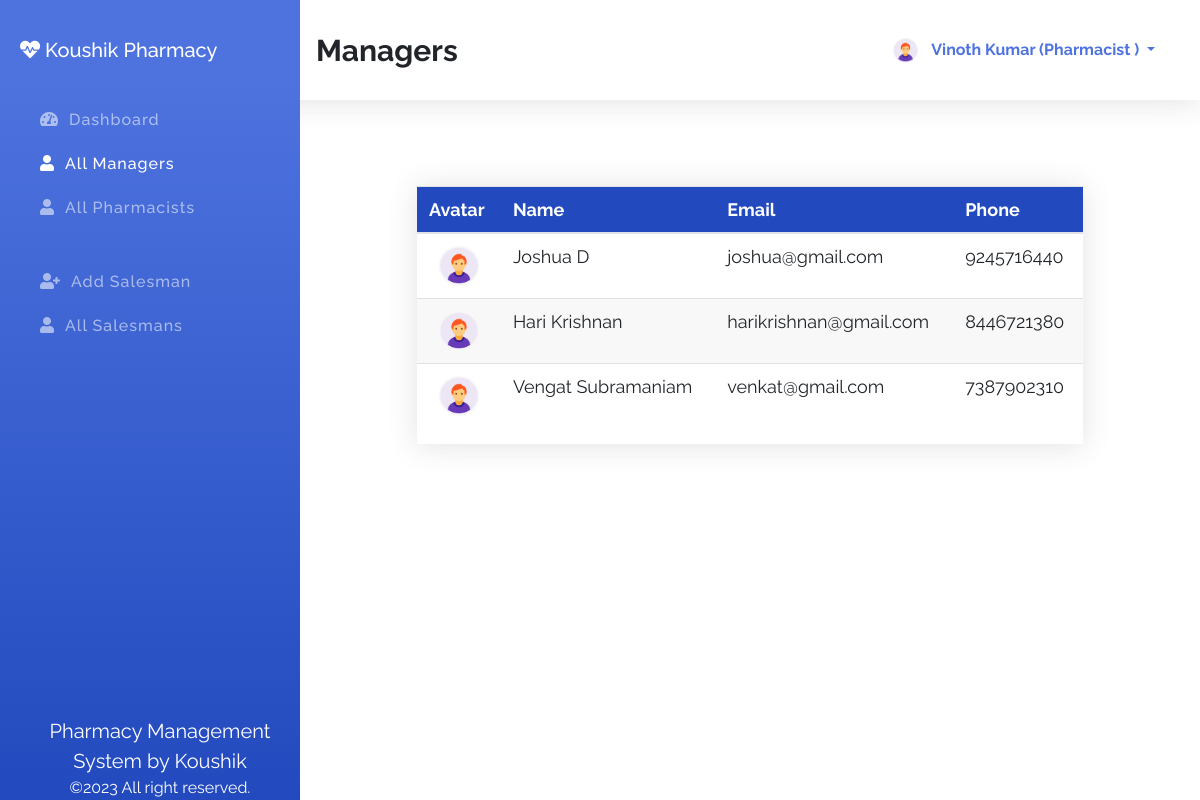
/index.php?id=allManager (signed in), run on the app's committed database.
### tables this page shows
CREATE TABLE `pharmacists` (
  `id` int(11) NOT NULL,
  `fname` varchar(100) NOT NULL,
  `lname` varchar(100) NOT NULL,
  `email` varchar(100) NOT NULL,
  `phone` varchar(100) NOT NULL,
  `password` varchar(100) NOT NULL,
  `role` varchar(100) NOT NULL DEFAULT 'pharmacist',
  `avatar` varchar(255) NOT NULL DEFAULT 'avatar.png'
);

CREATE TABLE `managers` (
  `id` int(11) NOT NULL,
  `fname` varchar(100) NOT NULL,
  `lname` varchar(100) NOT NULL,
  `email` varchar(100) NOT NULL,
  `phone` varchar(100) NOT NULL,
  `password` varchar(100) NOT NULL,
  `role` varchar(100) NOT NULL DEFAULT 'manager',
  `avatar` varchar(255) NOT NULL DEFAULT 'avatar.png'
);

### index.php (the view, shortened to what this page needs)
<?php
    $sessionId = $_SESSION['id'] ?? '';
    $sessionRole = $_SESSION['role'] ?? '';
    $connection = mysqli_connect( DB_HOST, DB_USER, DB_PASSWORD, DB_NAME );
    $id = $_REQUEST['id'] ?? 'dashboard';
    $action = $_REQUEST['action'] ?? '';
?>
<!DOCTYPE html>
<html lang="en">
<head>
    <link rel="stylesheet" href="assets/css/bootstrap.min.css">
    <link rel="stylesheet" href="assets/css/all.min.css">
    <link rel="stylesheet" href="assets/css/style.css">
</head>
<body>
    <section class="topber">
        <div class="topber__title">
            <span class="topber__title--text">
                <?php
                    if ( 'dashboard' == $id ) {
                        echo "DashBoard";
                    } elseif ( 'addManager' == $id ) {
                        echo "Add Manager";
                    } elseif ( 'allManager' == $id ) {
                        echo "Managers";
                    } elseif ( 'addPharmacist' == $id ) {
                        echo "Add Pharmacist";
                    } elseif ( 'allPharmacist' == $id ) {
                        echo "Pharmacists";
                    } elseif ( 'addSalesman' == $id ) {
                        echo "Add Salesman";
                    } elseif ( 'allSalesman' == $id ) {
                        echo "Salesmans";
                    } elseif ( 'userProfile' == $id ) {
                        echo "Your Profile";
                    } elseif ( 'editManager' == $action ) {
                        echo "Edit Manager";
                    } elseif ( 'editPharmacist' == $action ) {
                        echo "Edit Pharmacist";
                    } elseif ( 'editSalesman' == $action ) {
                        echo "Edit Salesman";
                    }
                ?>
            </span>
        </div>
        <div class="topber__profile">
            <?php
                $query = "SELECT fname,lname,role,avatar FROM {$sessionRole}s WHERE id='$sessionId'";
                $result = mysqli_query( $connection, $query );
                if ( $data = mysqli_fetch_assoc( $result ) ) {
                    $fname = $data['fname'];
                    $lname = $data['lname'];
                    $role = $data['role'];
                    $avatar = $data['avatar'];
                ?>
                <img src="assets/img/<?php echo "$avatar"; ?>" height="25" width="25" class="rounded-circle" alt="profile">
                <div class="dropdown">
                    <button class="btn dropdown-toggle" type="button" id="dropdownMenuButton" data-toggle="dropdown" aria-haspopup="true" aria-expanded="false">
                    <?php
                        echo "$fname $lname (" . ucwords( $role ) . " )";
                        }
                    ?>
                    </button>
                </div>
        </div>
    </section>
    <section id="sideber" class="sideber">
        <ul class="sideber__ber">
            <h3 class="sideber__panel"><i id="left" class="fas fa-heartbeat"></i> Koushik Pharmacy</h3>
            <li id="left" class="sideber__item<?php if ( 'dashboard' == $id ) {
                                                  echo " active";
                                              }?>">
                <a href="index.php?id=dashboard"><i id="left" class="fas fa-tachometer-alt"></i>Dashboard</a>
            </li>
            <li id="left" class="sideber__item<?php if ( 'allManager' == $id ) {
    echo " active";
}?>">
                <a href="index.php?id=allManager"><i id="left" class="fas fa-user"></i>All Managers</a>
            </li>
            <li id="left" class="sideber__item<?php if ( 'allPharmacist' == $id ) {
    echo " active";
}?>">
                <a href="index.php?id=allPharmacist"><i id="left" class="fas fa-user"></i>All Pharmacists</a>
            </li>
            <?php if ( 'admin' == $sessionRole || 'manager' == $sessionRole || 'pharmacist' == $sessionRole ) {?>
                <li id="left" class="sideber__item sideber__item--modify<?php if ( 'addSalesman' == $id ) {
                                                                            echo " active";
                                                                        }?>">
                    <a href="index.php?id=addSalesman"><i id="left" class="fas fa-user-plus"></i>Add Salesman</a>
                </li><?php }?>
            <li id="left" class="sideber__item<?php if ( 'allSalesman' == $id ) {
    echo " active";
}?>">
                <a href="index.php?id=allSalesman"><i id="left" class="fas fa-user"></i>All Salesmans</a>
            </li>
        </ul>
        <footer class="text-center"><span>Pharmacy Management System by Koushik</span><br>©2023 All right reserved.</footer>
    </section>
    <section class="main">
        <div class="container">
            <div class="manager">
                <?php if ( 'allManager' == $id ) {?>
                    <div class="allManager">
                        <div class="main__table">
                            <table class="table">
                                <thead>
                                    <tr>
                                        <th scope="col">Avatar</th>
                                        <th scope="col">Name</th>
                                        <th scope="col">Email</th>
                                        <th scope="col">Phone</th>
                                    </tr>
                                </thead>
                                <tbody>
                                    <?php
                                        $getManagers = "SELECT * FROM managers";
                                            $result = mysqli_query( $connection, $getManagers );
                                        while ( $manager = mysqli_fetch_assoc( $result ) ) {?>
                                        <tr>
                                            <td>
                                                <center><img class="rounded-circle" width="40" height="40" src="assets/img/<?php echo $manager['avatar']; ?>" alt=""></center>
                                            </td>
                                            <td><?php printf( "%s %s", $manager['fname'], $manager['lname'] );?></td>
                                            <td><?php printf( "%s", $manager['email'] );?></td>
                                            <td><?php printf( "%s", $manager['phone'] );?></td>
                                        </tr>
                                    <?php }?>
                                </tbody>
                            </table>
                        </div>
                    </div>
                <?php }?>
            </div>
        </div>
    </section>
</body>
</html>

### assets/css/style.css (style rules this page uses)
*, *::before, *::after { margin: 0; padding: 0; -webkit-box-sizing: border-box; box-sizing: border-box; }
body { font-family: "Raleway", sans-serif; }
a { text-decoration: none !important; }
.topber { position: fixed; width: 100%; top: 0; left: 0; padding-left: 300px; right: 0; z-index: 999; -webkit-box-shadow: 0 0.15rem 1.75rem 0 rgba(58, 59, 69, 0.15); box-shadow: 0 0.15rem 1.75rem 0 rgba(58, 59, 69, 0.15); background-color: #fff; }
.topber__title { height: 12.5vh; float: left; display: -webkit-box; display: -ms-flexbox; display: flex; -webkit-box-orient: horizontal; -webkit-box-direction: normal; -ms-flex-direction: row; flex-direction: row; -webkit-box-align: center; -ms-flex-align: center; align-items: center; padding-left: 1rem; }
.topber__title--text { font-size: 30px; font-weight: bold; }
.topber__profile { height: 12.5vh; float: right; padding-right: 10px; display: -webkit-box; display: -ms-flexbox; display: flex; -webkit-box-orient: horizontal; -webkit-box-direction: normal; -ms-flex-direction: row; flex-direction: row; -webkit-box-align: center; -ms-flex-align: center; align-items: center; padding: 2rem; }
.topber__profile button { color: #4e73df; line-height: 10px; font-weight: bold; }
.sideber { position: fixed; top: 0; overflow-y: auto; left: 0; bottom: 0; width: 300px; height: 100vh; padding: 40px 20px 20px 20px; background-color: #4e73df; background-image: -webkit-gradient(linear, left top, left bottom, color-stop(10%, #4e73df), to(#224abe)); background-image: linear-gradient(180deg, #4e73df 10%, #224abe 100%); background-size: cover; -webkit-transition: left 0.5s ease; transition: left 0.5s ease; z-index: 999; }
.sideber__ber { list-style: none; }
.sideber__panel { font-size: 20px; color: #fff; line-height: 1.2rem; padding-bottom: 30px; }
.sideber__panel i { color: #fff; }
.sideber__item { padding: 10px; }
.sideber__item a { color: rgba(255, 255, 255, 0.55); font-size: 16px; letter-spacing: 1px; font-weight: 500; }
.sideber__item a i { color: rgba(255, 255, 255, 0.55); padding: 0 10px; }
.sideber__item:hover a, .sideber__item.active a, .sideber__item.active i, .sideber__item:hover i { color: #fff; -webkit-transition: 0.3s ease; transition: 0.3s ease; }
.sideber__item--modify { padding: 40px 10px 10px 10px; }
.sideber footer { position: absolute; bottom: 0; font-size: 16px; color: #fff; }
.sideber footer span { font-size: 20px; }
.main { margin-left: 300px; margin-top: 10vh; padding: 2rem; }
.main__table { margin: 50px 70px; -webkit-box-shadow: 0 0.15rem 1.75rem 0 rgba(58, 59, 69, 0.15); box-shadow: 0 0.15rem 1.75rem 0 rgba(58, 59, 69, 0.15); overflow-x: auto; }
.main__table .table { font-size: 18px; font-weight: 400; }
.main__table .table th { color: #ffffff; background: #224abe; }
.main__table .table tr:nth-child(even) { background: #f8f8f8; }

### data on the page
pharmacists: avatar (placeholder picture), fname "Vinoth", lname "Kumar", role "Pharmacist"
managers: avatar (placeholder picture), fname "Joshua", lname "D", email "joshua@gmail.com", phone "9245716440"
managers: avatar (placeholder picture), fname "Hari", lname "Krishnan", email "harikrishnan@gmail.com", phone "8446721380"
managers: avatar (placeholder picture), fname "Vengat", lname "Subramaniam", email "venkat@gmail.com", phone "7387902310"
